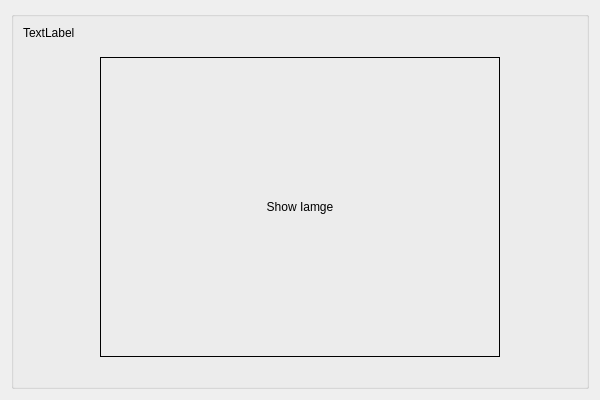
<?xml version="1.0" encoding="UTF-8"?>
<ui version="4.0">
 <class>newWindow</class>
 <widget class="QWidget" name="newWindow">
  <property name="geometry">
   <rect>
    <x>0</x>
    <y>0</y>
    <width>600</width>
    <height>400</height>
   </rect>
  </property>
  <property name="minimumSize">
   <size>
    <width>600</width>
    <height>400</height>
   </size>
  </property>
  <property name="baseSize">
   <size>
    <width>0</width>
    <height>0</height>
   </size>
  </property>
  <property name="windowTitle">
   <string>Form</string>
  </property>
  <layout class="QVBoxLayout" name="verticalLayout">
   <item>
    <widget class="QGroupBox" name="groupBox">
     <property name="minimumSize">
      <size>
       <width>500</width>
       <height>300</height>
      </size>
     </property>
     <property name="title">
      <string/>
     </property>
     <layout class="QVBoxLayout" name="verticalLayout_2">
      <item>
       <widget class="QLabel" name="LabelPHash">
        <property name="enabled">
         <bool>true</bool>
        </property>
        <property name="sizePolicy">
         <sizepolicy hsizetype="Expanding" vsizetype="Preferred">
          <horstretch>0</horstretch>
          <verstretch>0</verstretch>
         </sizepolicy>
        </property>
        <property name="minimumSize">
         <size>
          <width>600</width>
          <height>20</height>
         </size>
        </property>
        <property name="text">
         <string>TextLabel</string>
        </property>
        <property name="alignment">
         <set>Qt::AlignmentFlag::AlignLeading|Qt::AlignmentFlag::AlignLeft|Qt::AlignmentFlag::AlignTop</set>
        </property>
       </widget>
      </item>
      <item alignment="Qt::AlignmentFlag::AlignHCenter|Qt::AlignmentFlag::AlignVCenter">
       <widget class="QLabel" name="ShowImage">
        <property name="minimumSize">
         <size>
          <width>400</width>
          <height>300</height>
         </size>
        </property>
        <property name="font">
         <font>
          <italic>false</italic>
          <underline>false</underline>
         </font>
        </property>
        <property name="frameShape">
         <enum>QFrame::Shape::Box</enum>
        </property>
        <property name="text">
         <string>Show Iamge</string>
        </property>
        <property name="textFormat">
         <enum>Qt::TextFormat::PlainText</enum>
        </property>
        <property name="alignment">
         <set>Qt::AlignmentFlag::AlignCenter</set>
        </property>
       </widget>
      </item>
      <item>
       <spacer name="horizontalSpacer">
        <property name="orientation">
         <enum>Qt::Orientation::Horizontal</enum>
        </property>
        <property name="sizeHint" stdset="0">
         <size>
          <width>40</width>
          <height>20</height>
         </size>
        </property>
       </spacer>
      </item>
     </layout>
    </widget>
   </item>
  </layout>
 </widget>
 <resources/>
 <connections/>
</ui>
